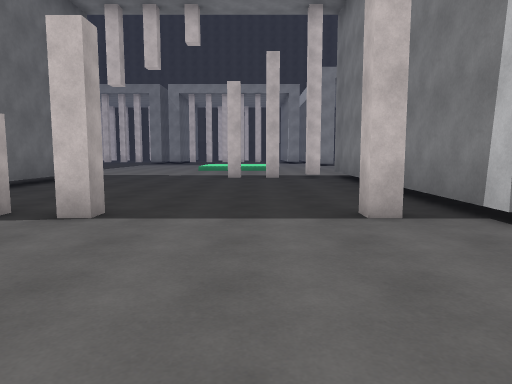
[1] (above)

24 first-person views from a walk through a 3-D level made in the Unity game engine. The camera is 1.4 m above the floor, tilts 6° down and sees 70° across. The floor is counted in squares, 1.8 m on a side. Each view is taken from the middle of a square. On the plan, view 1 faces up. The plan holds only what a view shows up to about 12 squares ahead; the rest is blank. The place goes on beyond the plan. The player character is not drawn.

[2]
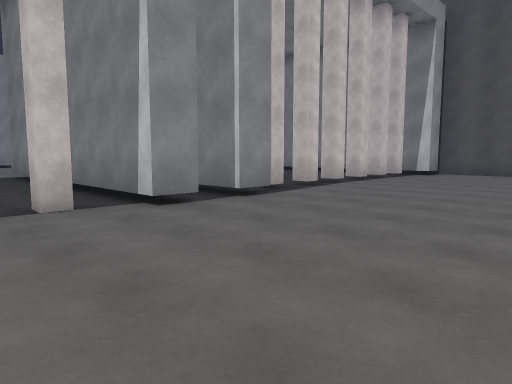

[3]
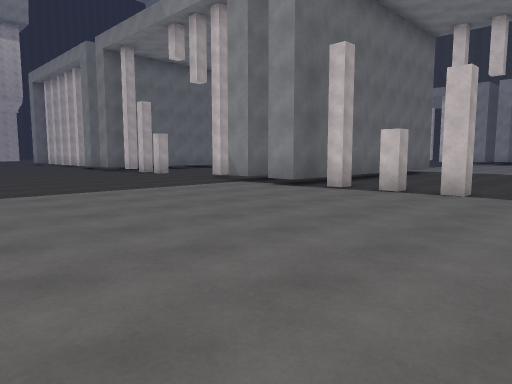

[4]
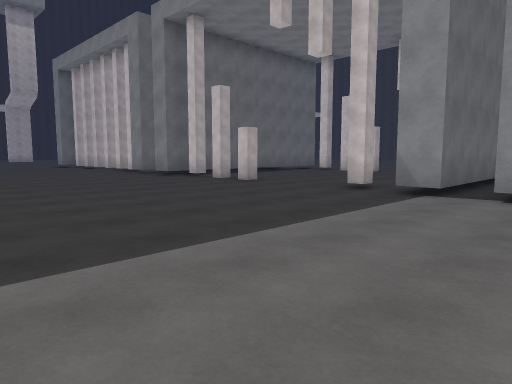

[5]
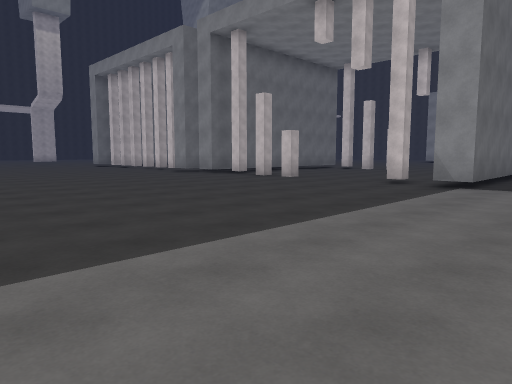

[6]
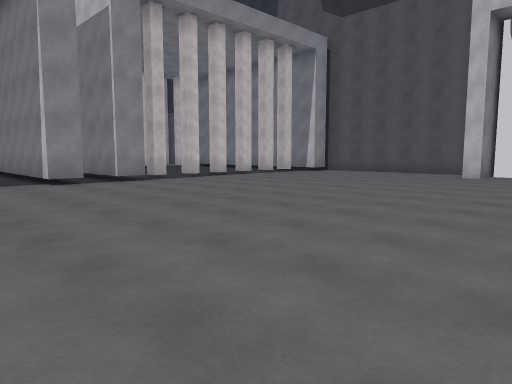

[7]
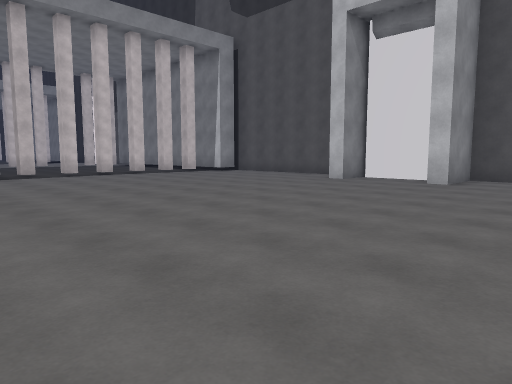

[8]
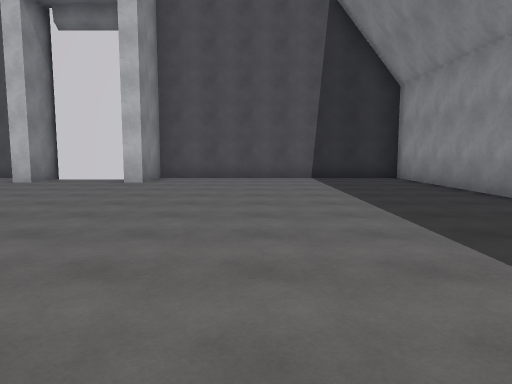

[9]
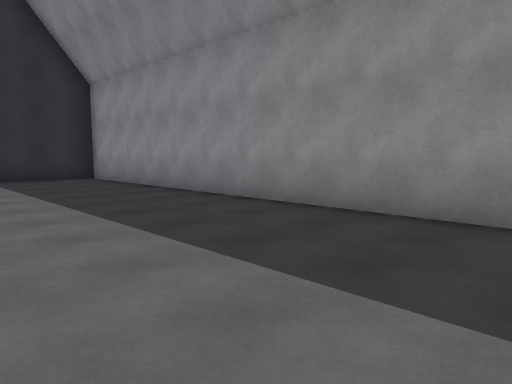

[10]
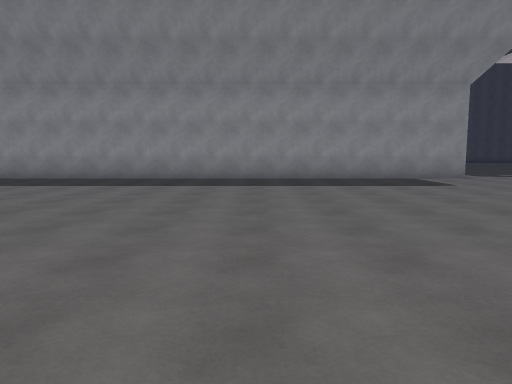

[11]
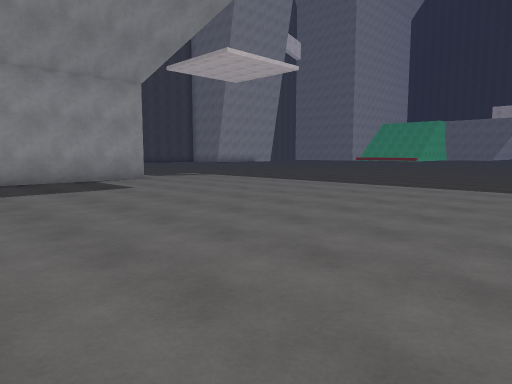

[12]
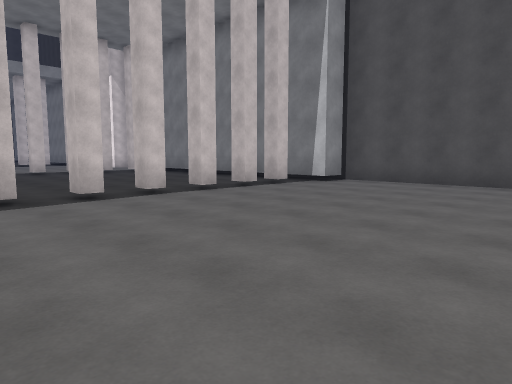

[13]
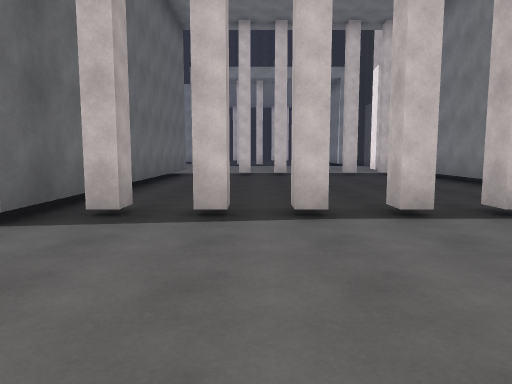

[14]
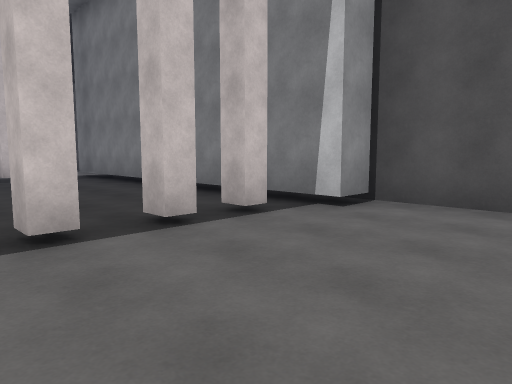

[15]
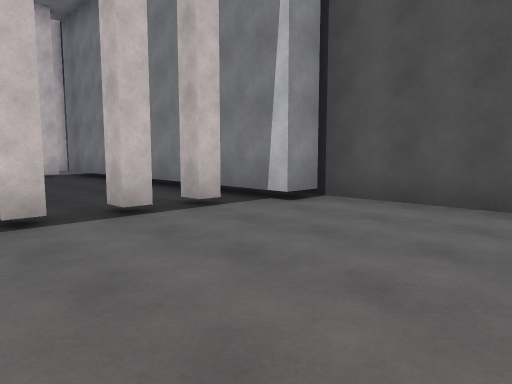

[16]
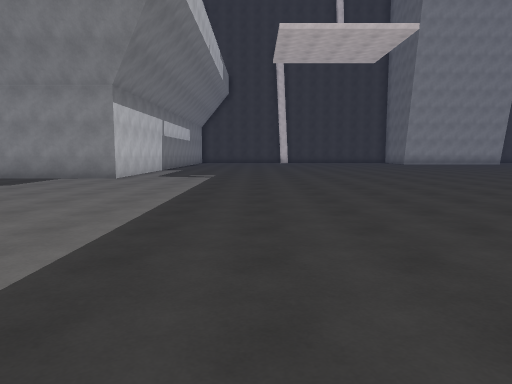

[17]
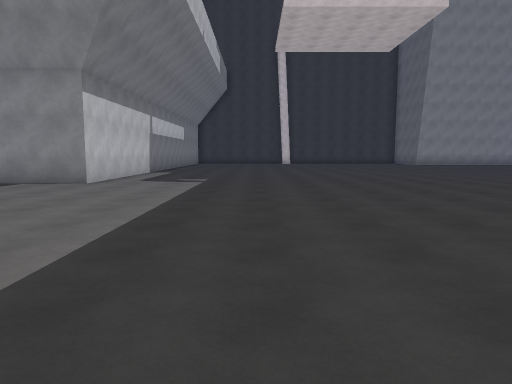

[18]
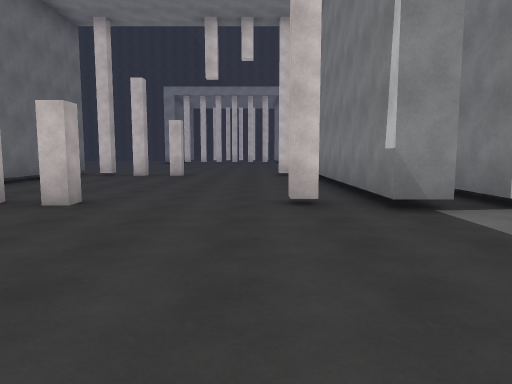

[19]
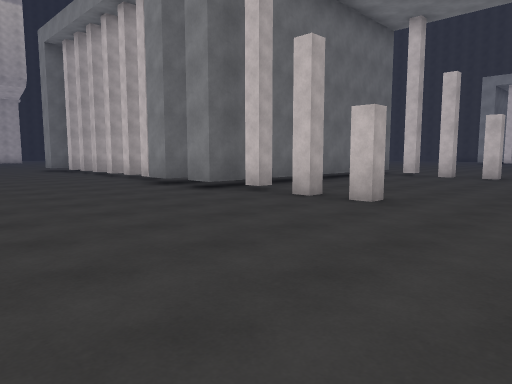

[20]
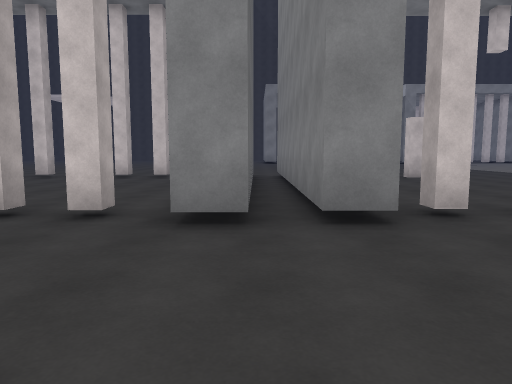

[21]
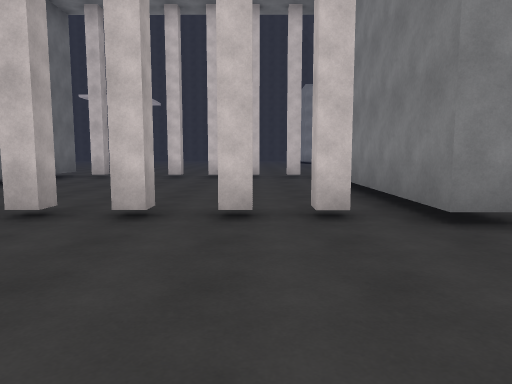

[22]
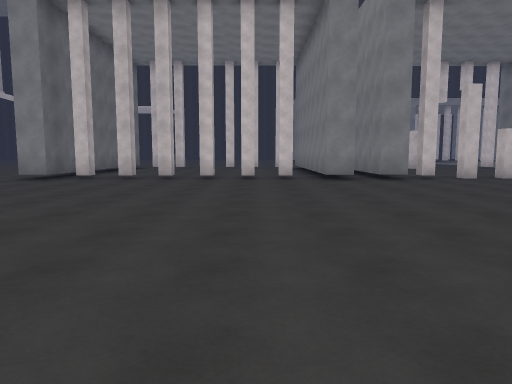

[23]
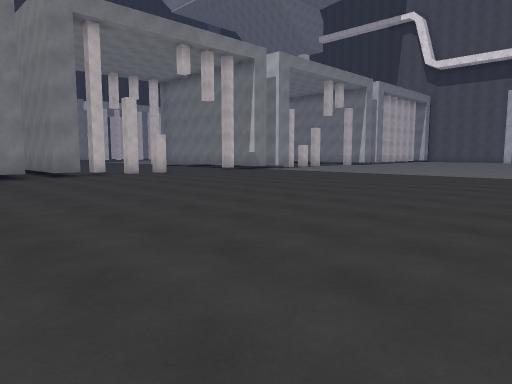

[24]
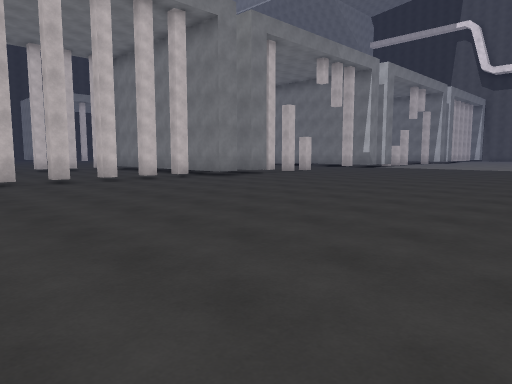

### Floor plan
Points are (right, up) in squares from view 1. A wall is a line through its corners. A room is listed if a view was taken in it or the views show most of it. See-through windows are left out.
Room 1 (views 1, 2, 3, 4, 5, 6, 7, 8, 9, 10, 11, 12, 13, 14, 15, 16, 17, 18, 19, 20, 21, 22, 23, 24)
walls: (-3.2, 4.9) (-3.2, 4.4) (-3.7, 4.4); (-2, 4.9) (-2, 4.4) (-2.5, 4.4); (-12.8, 4.9) (-12.8, 4.4) (-13.2, 4.4) (-13.2, 4.9); (-7.3, 8) (-7.3, 3.9) (-8.1, 3.9) (-8.1, 10); (3.6, 3.9) (2.7, 3.9) (2.7, 12.8); (-5.6, 10.3) (-5.6, 3.9) (-6.4, 3.9) (-6.4, 5.6); (-18.1, 3.9) (-18.9, 3.9) (-18.9, 6.6); (5.3, 5.9) (5.3, 3.9) (4.4, 3.9) (4.4, 6.4); (6.3, 5) (6.3, 4.4) (5.9, 4.4); (-4.6, -16.1) (-4.6, -13.5) (14.7, -13.5) (14.7, -5.9) (12.9, -5.9) (12.9, -5.4); (-0.5, 11.8) (-1, 11.8); (-19.9, 4.4) (-20.3, 4.4) (-20.3, 4.9); (-16.4, 9.9) (-16.4, 3.9) (-17.3, 3.9); (-12.6, 12.4) (-12.6, 11.8) (-13.1, 11.8); (2.1, 11.8) (1.6, 11.8); (10.3, 4.4) (9.8, 4.4) (9.8, 5); (-22.3, 4.9) (-22.3, 4.4) (-22.7, 4.4); (5.3, 12) (5.3, 8); (11.5, 4.4) (11.1, 4.4); (-23.6, 4.9) (-23.6, 4.4) (-24, 4.4); (-24.7, 4.4) (-25.4, 4.4); (14.1, -5.1) (14.1, -2.9) (12.9, -2.9) (12.9, -2.4); (14.7, -1.2) (14.7, 4.3); (-26.2, 4.4) (-26.6, 4.5); (14.5, 3.9) (13.6, 3.9) (13.6, 13.5); (13, 13.1) (12.5, 13.1)
ways out: opening at (-27, 5); opening at (-21, 5.7); gap at (-14, 12); gap at (10.5, 5)

Where each view was taken, in squares from view 1:
view 1: 0 up, 0 right, facing up
view 2: 1 down, 0 right, facing up-right
view 3: 3 down, 0 right, facing up-left
view 4: 3 down, 5 left, facing up-left
view 5: 5 down, 5 left, facing up-left
view 6: 6 down, 0 right, facing up-right
view 7: 9 down, 3 right, facing up-right
view 8: 9 down, 3 right, facing right
view 9: 9 down, 3 right, facing down-right
view 10: 2 down, 2 right, facing down
view 11: 3 down, 1 right, facing down-left
view 12: 2 down, 5 right, facing up-right
view 13: 0 up, 8 right, facing up
view 14: 1 up, 9 right, facing up-right
view 15: 0 up, 9 right, facing up-right
view 16: 2 down, 9 left, facing down
view 17: 4 down, 9 left, facing down
view 18: 1 down, 10 left, facing up
view 19: 1 down, 10 left, facing up-left
view 20: 0 up, 18 left, facing up
view 21: 0 up, 21 left, facing up
view 22: 7 down, 21 left, facing up
view 23: 9 down, 21 left, facing up-right
view 24: 6 down, 27 left, facing up-right
